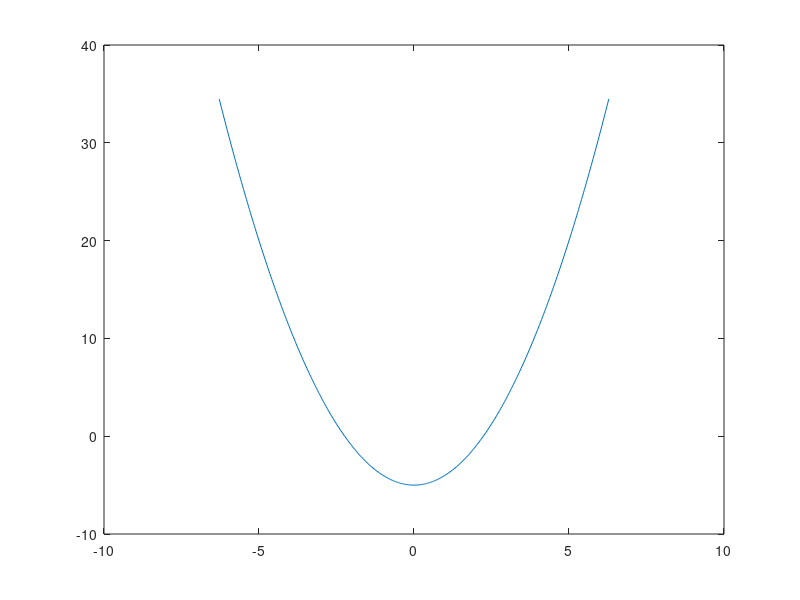
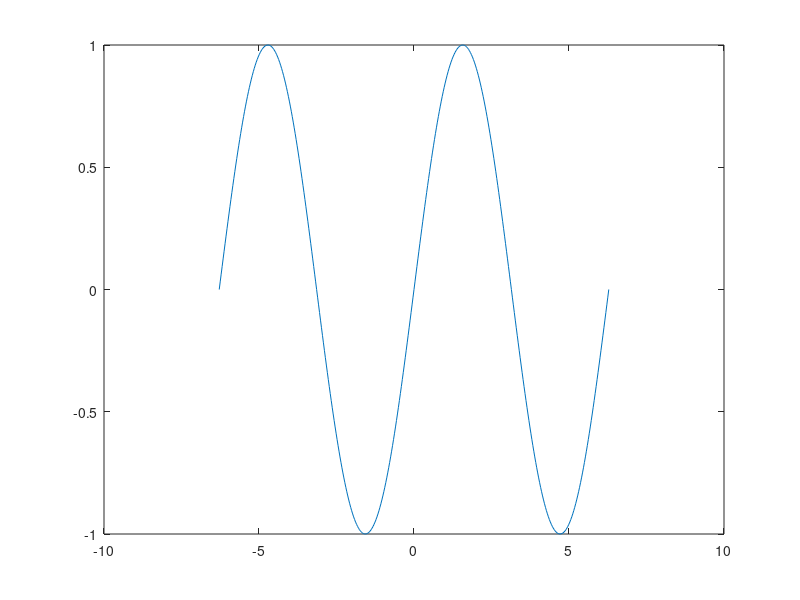
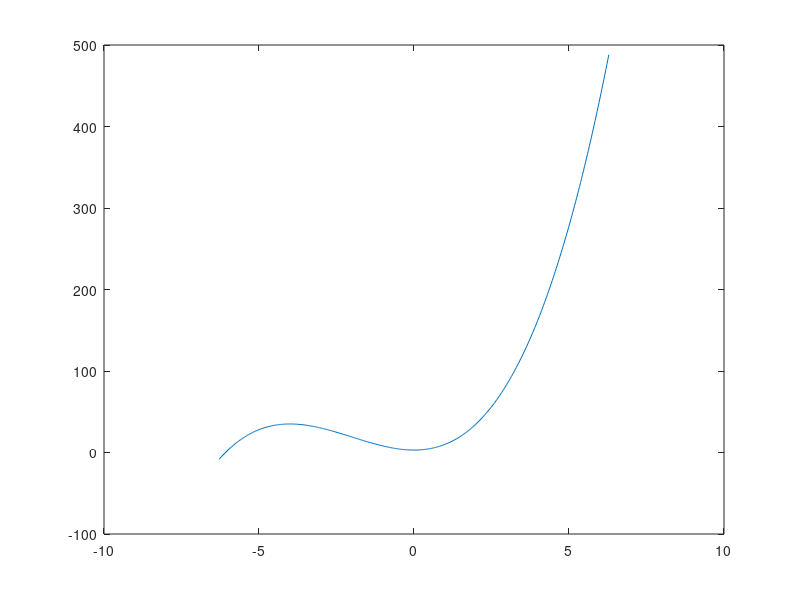
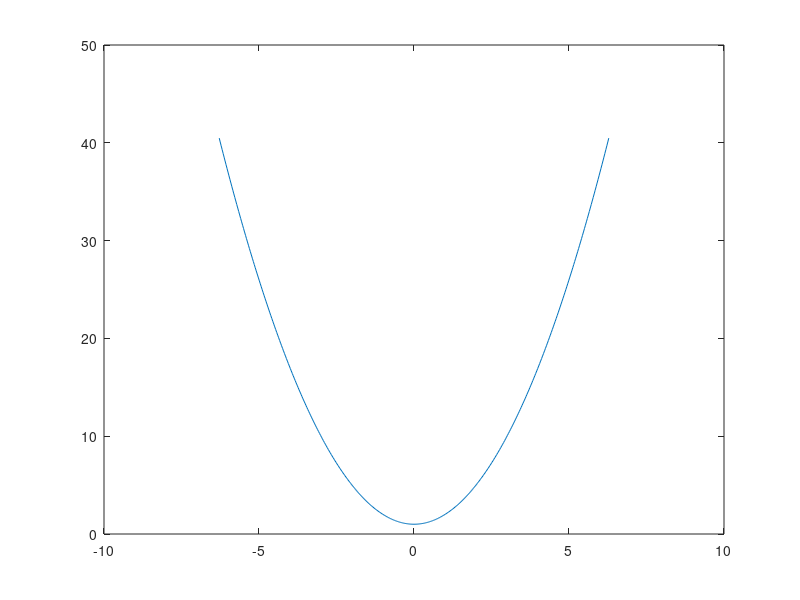

The MATLAB script that drew these images, in order:
%Kundhavi P. Gnanam
%1/17/18
%ISC4220


%Question 1

    %Equation 1
        % f(x) = x^2 -2
        
            x1=-2*pi:pi/100:2*pi;
            y1=x1.^(2)-5;
            figure();
            plot(x1,y1);
            
    %Equation 2
        %f(x)= sin(x)
        
            x2=-2*pi:pi/100:2*pi;
            y2=sin(x2);
            figure();
            plot(x2,y2);
            
           
 %Question 2

    %Equation 1 - three roots
        % f(x)= x.^3 + 6*x.^2 + 3
        
            x3=-2*pi:pi/100:2*pi;
            y3=x3.^(3)+6*x3.^(2)+3;
            figure();
            plot(x3,y3);
            
    %Equation 2 - zero roots
        %f(x) = x^2 +1
        
            x4=-2*pi:pi/100:2*pi;
            y4=x4.^2 +1;
            figure();
            plot(x4,y4);
            
           
%Lab

function [xst, erra, iter] = bisection(func, a, b, tol);
erra = 1000;
i=1;
mp = 0; % this value is the midpoint between a and b
xst = 0 % this is the answer 
    while (tol < erra)
        mp = (a+b)/2;
        tempA = g(a);
        tempX = g(mp);
        
        aTimesMp = tempA * tempX;
        
        if(aTimesMp < 0)
            b = mp;
        end
        if(aTimesMp == 0)
            xst = mp;
        end
        if(aTimesMp > 0)
            a = mp;
        end
        
        xst= mp;
        erra = abs(b-a);
        i= i +1
        end
    iter = i;
    


end
    
    


    
                       
            